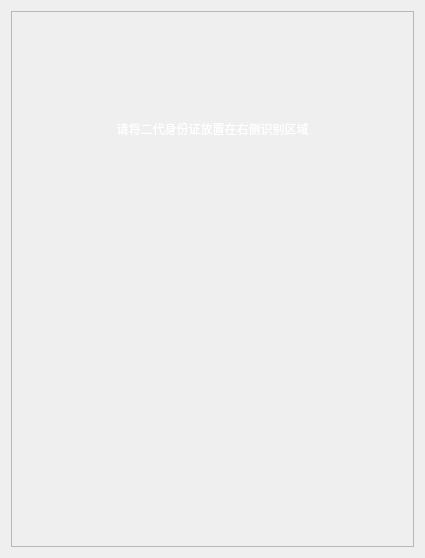
       <widget class="QWidget" name="page_2">
        <layout class="QGridLayout" name="gridLayout_4">
         <item row="0" column="0">
          <widget class="QFrame" name="card_detect_background">
           <property name="styleSheet">
            <string notr="true">#card_detect_background
{
	border-image: url(:/new/prefix1/pictures/识别身份证背景.png);
}</string>
           </property>
           <property name="frameShape">
            <enum>QFrame::StyledPanel</enum>
           </property>
           <property name="frameShadow">
            <enum>QFrame::Raised</enum>
           </property>
           <layout class="QVBoxLayout" name="verticalLayout_6">
            <item>
             <spacer name="verticalSpacer_7">
              <property name="orientation">
               <enum>Qt::Vertical</enum>
              </property>
              <property name="sizeHint" stdset="0">
               <size>
                <width>20</width>
                <height>99</height>
               </size>
              </property>
             </spacer>
            </item>
            <item>
             <widget class="QLabel" name="help_msg_page2">
              <property name="styleSheet">
               <string notr="true">color: rgb(255, 255, 255);
font: 25 17.72pt &quot;Microsoft YaHei UI Light&quot;;</string>
              </property>
              <property name="text">
               <string>&lt;html&gt;&lt;head/&gt;&lt;body&gt;&lt;p align=&quot;center&quot;&gt;请将二代身份证放置在右侧识别区域&lt;/p&gt;&lt;/body&gt;&lt;/html&gt;</string>
              </property>
             </widget>
            </item>
            <item>
             <spacer name="verticalSpacer_10">
              <property name="orientation">
               <enum>Qt::Vertical</enum>
              </property>
              <property name="sizeHint" stdset="0">
               <size>
                <width>20</width>
                <height>98</height>
               </size>
              </property>
             </spacer>
            </item>
            <item>
             <layout class="QHBoxLayout" name="horizontalLayout_2">
              <item>
               <spacer name="horizontalSpacer_2">
                <property name="orientation">
                 <enum>Qt::Horizontal</enum>
                </property>
                <property name="sizeHint" stdset="0">
                 <size>
                  <width>40</width>
                  <height>20</height>
                 </size>
                </property>
               </spacer>
              </item>
              <item>
               <widget class="QLabel" name="card_detect_log">
                <property name="minimumSize">
                 <size>
                  <width>303</width>
                  <height>196</height>
                 </size>
                </property>
                <property name="maximumSize">
                 <size>
                  <width>303</width>
                  <height>196</height>
                 </size>
                </property>
                <property name="styleSheet">
                 <string notr="true">#card_detect_log
{
border-image: url(:/new/prefix1/pictures/识别身份证图标.png);
}</string>
                </property>
                <property name="text">
                 <string/>
                </property>
               </widget>
              </item>
              <item>
               <spacer name="horizontalSpacer_15">
                <property name="orientation">
                 <enum>Qt::Horizontal</enum>
                </property>
                <property name="sizeHint" stdset="0">
                 <size>
                  <width>40</width>
                  <height>20</height>
                 </size>
                </property>
               </spacer>
              </item>
             </layout>
            </item>
            <item>
             <spacer name="verticalSpacer_11">
              <property name="orientation">
               <enum>Qt::Vertical</enum>
              </property>
              <property name="sizeHint" stdset="0">
               <size>
                <width>20</width>
                <height>99</height>
               </size>
              </property>
             </spacer>
            </item>
           </layout>
          </widget>
         </item>
        </layout>
       </widget>
